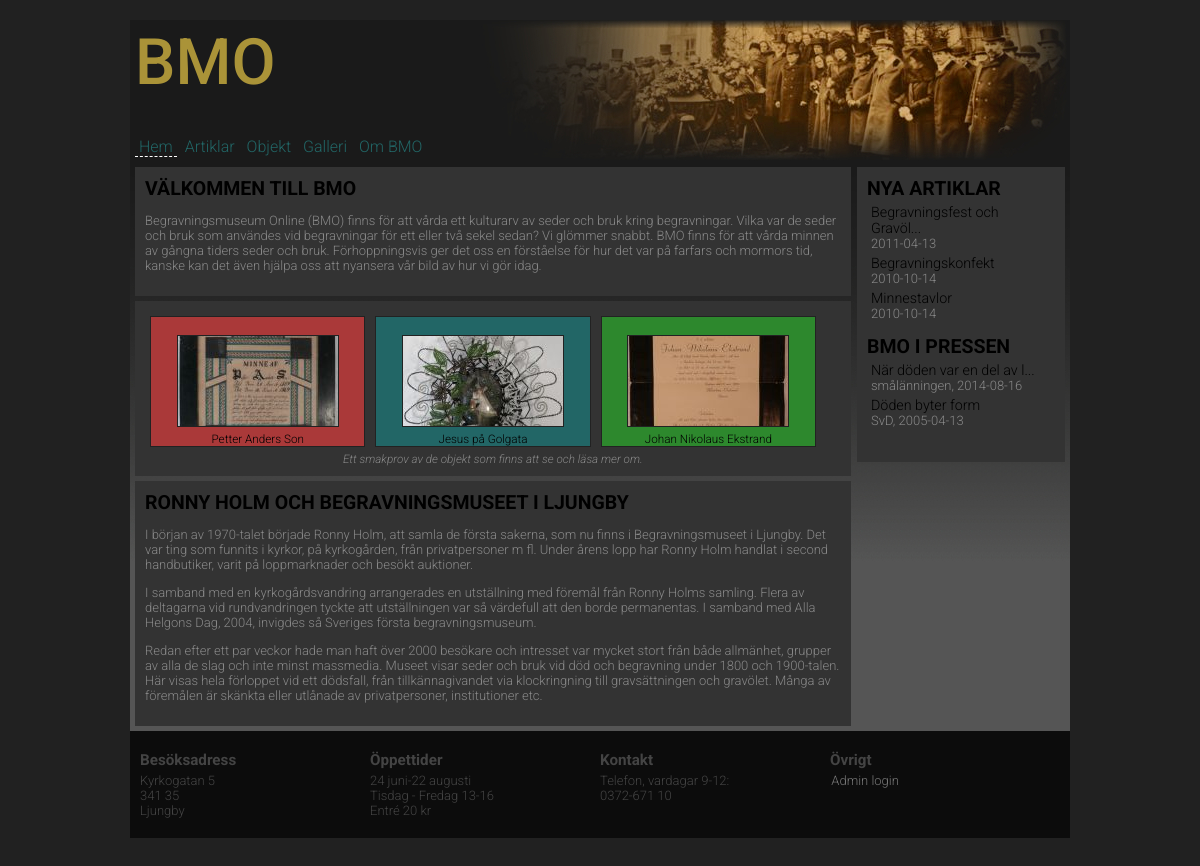
The page / on the database its author committed.
### tables this page shows
CREATE TABLE "Article" ("id" INTEGER PRIMARY KEY  AUTOINCREMENT  NOT NULL  UNIQUE , "category" TEXT, "title" TEXT, "content" TEXT, "author" TEXT, "pubdate" DATETIME NOT NULL  DEFAULT CURRENT_DATE);

CREATE TABLE "Media" ("id" INTEGER PRIMARY KEY AUTOINCREMENT NOT NULL UNIQUE ,"title" TEXT,"link" TEXT,"source" TEXT,"pubdate" DATETIME NOT NULL  DEFAULT CURRENT_DATE);

CREATE TABLE "Object" ("id" INTEGER PRIMARY KEY  NOT NULL ,"title" TEXT,"category" TEXT,"text" TEXT,"image" TEXT,"owner" TEXT);

### src/login.php (called while the page is built, shortened)
<?php
function userIsAuthenticated() {
  if(isset($_SESSION['authenticated'])) {
    return $_SESSION['authenticated'];
  } else {
    return false;
  }
}

### src/functions.php (the view, shortened to what this page needs)
<?php
function getData($query){
	$dbPath = dirname(__FILE__) . "/../incl/data/bmo.sqlite";
	$db = new PDO("sqlite:$dbPath");
	$db->setAttribute(PDO::ATTR_ERRMODE, PDO::ERRMODE_WARNING);
	$stmt = $db->prepare($query);
	$stmt->execute();
	$res = $stmt->fetchAll(PDO::FETCH_ASSOC);
	return $res;
}
function adjustStrLength($string, $len){
	if (strlen($string)>$len){
		$string=substr($string,0,$len-3);
		$string .="...";
	}
	return $string;
}
function removeSubstringFromString($subString, $fullString){
	if($subString!=$fullString){
		$modifiedString=str_replace($subString, "", $fullString);
		$modifiedString=ucfirst(trim(preg_replace("/[^a-öA-Ö0-9 ]/", "", $modifiedString)));
		return $modifiedString;
	} else {
		return $fullString;
	}
}
function getRandomObjects($numOfObjects){
	switch ($numOfObjects) {
		case '3':
			$width="third";
			break;
	}
	$query = 'SELECT * FROM Object ORDER BY RANDOM() LIMIT '.$numOfObjects.';';
	$res = getData($query);
	echo '<article class="left">';
	echo '<div class="full">';
	$i = 0;
	foreach($res as $object)
	{
		$i = $i+1;
		echo '<a title="'.$object['text'].'" href="objekt.php?p='.$object['id'].'&category='.$object['category'].'">';
			echo '<div class="'.$width.'">';
				echo '<div class="randomObject object'.$i.'">';
					echo '<img src="'.imageSize($object['image'], "cropped").'" alt="Bild av '.$object['title'].'">';
					$title=removeSubstringFromString($object['category'], $object['title']);
					echo '<br>'.adjustStrLength($title,30);
				echo '</div>';
			echo '</div>';
		echo '</a>';
	}
	echo '<div class="full">';
	echo '<div class="infoText">Ett smakprov av de objekt som finns att se och läsa mer om.</div>';
	echo '</article>';
}
function imageSize($picture, $size){
	$filename=basename($picture);
	switch ($size) {
		case 'cropped':
			$path="img/bmo/crop/";
			break;
	}
	return($path.$filename);
}
function getFirstPage($position){
	$query = "SELECT * FROM Article WHERE category='firstpage';";
	$res = getData($query);
	$counter = 0;
	foreach($res as $object)
	{
		echo '<article class='.$position.' firstpage>';
		echo '<h1>'.$object['title'].'</h1>';
		echo $object['content'];
		echo '</article>';
		$counter = $counter+1;
		if($counter % 2 != 0){
			getRandomObjects(3);
		}
	}
}

### incl/header.php (shortened to what this page needs)
<!doctype html>
<html lang="sv">
<head>
<?php if(isset($_SESSION['stylesheet'])): ?>
	<link rel="stylesheet" href="style/<?php echo $_SESSION['stylesheet']; ?>">
<?php else: ?>
  <link rel="stylesheet" href="style/stylesheet.css" title="General stylesheet">
  <link rel="alternate stylesheet" href="style/debug.css" title="Debug stylesheet">
<?php endif; ?>
</head>
<body<?php if(isset($pageId)) echo " id='$pageId' "; ?>>
<div id="container">
<header id="top">
  <div class="homeTitle">
    <a href="index.php">BMO</a>
  </div>
  <nav class="navmenu">
    <a id="hem-"        href="index.php">Hem</a>
    <a id="artiklar-"   href="artiklar.php">Artiklar</a>
    <a id="objekt-"     href="objekt.php">Objekt</a>
    <a id="galleri-"    href="galleri.php">Galleri</a>
    <a id="om-"         href="om.php">Om BMO</a>
  </nav>
</header>
<header id="admin">
  <nav class="navadmin">
    </nav>
 </header>

### index.php (shortened to what this page needs)
<?php
$pageId = "hem";
include("incl/header.php");?>
<div id="content">
	<?php include("incl/widgets.php"); ?>
	<?php getFirstPage("left");	?>
</div>
<?php include("incl/footer.php"); ?>

### incl/widgets.php
<?php
	$maxlength = 30;
?>
<aside class="right">
<div class="widget">
	<h1>Nya artiklar</h1>
	<?php
		$query = 'SELECT * FROM ARTICLE WHERE category="article" ORDER BY pubdate DESC LIMIT 3;';
		$res = getData($query);
		foreach ($res as $item) {
			echo '<p><a href="artiklar.php?p='.$item['id'].'">'.adjustStrLength($item['title'], $maxlength).'</a><br>'.$item['pubdate'].'</p>';
		}
	?>
</div>
<div class="widget">
	<h1>BMO i pressen</h1>
	<?php
		$query = 'SELECT * FROM Media ORDER BY pubdate DESC LIMIT 5;';
		$res = getData($query);
		foreach ($res as $item) {
			echo '<p><a href="'.$item['link'].'" target="_blank">'.adjustStrLength($item['title'], $maxlength).'</a><br>'.adjustStrLength($item['source'], $maxlength).', '.$item['pubdate'].'</p>';
		}
	?>
</div>
</aside>

### incl/footer.php (shortened to what this page needs)
<footer id="bottom">
	<div class="footerpart">
    <h3>Besöksadress</h3>
    <ul>
      <li>Kyrkogatan 5</li>
      <li>341 35</li>
      <li>Ljungby</li>
    </ul>
  </div>
  <div class="footerpart">
    <h3>Öppettider</h3>
    <ul>
      <li>24 juni-22 augusti</li>
      <li>Tisdag - Fredag 13-16</li>
      <li>Entré 20 kr</li>
  </div>
  <div class="footerpart">
    <h3>Kontakt</h3>
    <ul>
        <li>Telefon, vardagar 9-12:</li>
        <li>0372-671 10</li>
    </ul>
  </div>
  <div class="footerpart">
    <h3>Övrigt</h3>
    <ul>
      <li>
        <?php if(userIsAuthenticated()): ?>
          <a href="login.php?p=logout">Logga ut</a>
        <?php else: ?>
          <a href="login.php?p=login">Admin login</a>
        <?php endif; ?>
    </li>
    </ul>
  </div>
</footer>
</div>
</body>
</html>

### style/stylesheet.css (style rules this page uses)
header,footer,nav,article,section,aside,figure,figcaption,output { display:block; }
h1 { text-transform: uppercase; color: #000; margin-top: 0px; margin-bottom: 0px; }
a { color: #000000; text-decoration: none; font-family: 'Roboto', sans-serif; font-weight: 300; }
.right { float:right; }
.left { float:left; }
.widget { float: right; display: block; width: 100%; margin-bottom: 10px; }
div.widget a { font-size: 110%; }
.widget > p { margin:4px; }
.relatedObject, .randomObject, .gallery { border: 1px solid #222; margin: 5px; color: #000; font-size: 0.9em; background-color: #444; }
.relatedObject img, .randomObject img, .gallery img { margin: 2px; margin-top: 18px; border: 1px solid #222; }
.object1 { background-color: #aa3939; }
.object2 { background-color: #226666; }
.object3 { background-color: #2d882d; }
.object1, .object2, .object3 { color: #000; font-size: 0.9em; }
div.infoText { text-align: center; font-style: italic; width: 100%; color: #888; font-size: 0.9em; }
div.third, div.fourth { text-align: center; float: left; }
div.third { width: 32.4%; }
.footerpart { width: 25%; float: left; }
.footerpart ul { list-style-type: none; padding: 0px 4px 0px 0px; margin: 0; }
div.full { overflow: auto; width: 100%; }

### style/debug.css (style rules this page uses)
body { background: beige; }
header#top { background: green; border: 1px dotted; }
footer#bottom { background: red; }
article { background: yellow; }
div#content { border: 1px dashed; }

### style/layout.css (style rules this page uses)
html { margin: 0; padding: 0; overflow-y:scroll; }
body { font-family: 'Roboto', sans-serif; font-weight: 300; margin: 0; padding: 0; background-color: #212121; }
div#container { margin:0 auto; width:940px; background: #555; }
header { background-color: #1a1a1a; margin:0 auto; padding: 0; margin-top: 20px; position: absolute; }
header#top { background-image: url("../img/header.jpg"); background-position: right; background-repeat: no-repeat; height: 141px; position: relative; }
header#admin { position: relative; margin-top: 0px; }
.homeTitle a, .homeTitle a:link, .homeTitle a:active, .homeTitle a:visited { color: #aa9338; text-decoration:none; position: absolute; top:5px; left: 5px; font-family: 'Roboto', sans-serif; font-weight: 500; font-size: 4em; }
div#content { overflow:auto; color: #888; font-size: small; width:100%; background-image: url("../img/bg_fade.jpg"); background-repeat: repeat-x; min-height: 400px; position: relative; }
article { overflow:auto; background-color: #333; margin: 5px; margin-bottom: 0px; padding: 10px; padding-bottom: 10px; }
article.left { width: 74%; margin-right: 0px; }
article a { color: #888 }
aside { overflow:auto; background-color: #333; margin: 5px; padding: 10px; padding-bottom: 20px; width: 20%; }
footer#bottom { font-size: small; color: #444; background-color: #0c0c0c; margin-top: 5px; margin-bottom: 40px; padding: 10px; padding-top: 5px; padding-bottom: 20px; overflow:auto; }
footer#bottom h3 { margin-bottom: 4px; color: #444; }
footer#admin a, footer#bottom a { padding: 0.1em 0.1em 0.1em 0.1em; color: #777; }

### style/navigation.css (style rules this page uses)
body#hem a#hem-, body#artiklar a#artiklar-, body#objekt a#objekt-, body#galleri a#galleri-, body#om a#om-, body#db a#db-, body#test a#test-, body#style a#style-, body#source a#source- { border-bottom: 1px dashed #fff; }
nav.navmenu { position: absolute; bottom:5px; left:5px; }
nav.navmenu a { padding: 2px 4px 0px 4px; text-decoration:none; }
nav.navmenu a:link { color: #226666; }
nav.navadmin { padding-left: 5px; padding-bottom: 1px; }

### rows shown on the page
article: title "Begravningsfest och Gravöl...", pubdate "2011-04-13"
article: title "Begravningskonfekt", pubdate "2010-10-14"
article: title "Minnestavlor", pubdate "2010-10-14"
media: title "När döden var en del av l...", source "smålänningen", pubdate "2014-08-16"
media: title "Döden byter form", source "SvD", pubdate "2005-04-13"
article: title "VÄLKOMMEN TILL BMO", content "Begravningsmuseum Online (BMO) finns för att vårda ett kulturarv av seder och bruk kring begravningar. Vilka var de seder och bruk som användes vid begravningar för ett eller två sekel sedan? Vi glömmer snabbt. BMO finns för att vårda minnen av gångna tiders seder och bruk. Förhoppningsvis ger det oss en förståelse för hur det var på farfars och mormors tid, kanske kan det även hjälpa oss att nyansera vår bild av hur vi gör idag."
object: image (picture), adjustStrLength($title,30) "Petter Anders Son"
object: image (picture), adjustStrLength($title,30) "Jesus på Golgata"
object: image (picture), adjustStrLength($title,30) "Johan Nikolaus Ekstrand"
article: title "RONNY HOLM OCH BEGRAVNINGSMUSEET I LJUNGBY", content "I början av 1970-talet började Ronny Holm, att samla de första sakerna, som nu finns i Begravningsmuseet i Ljungby. Det var ting som funnits i kyrkor, på kyrkogården, från privatpersoner m fl. Under årens lopp har Ronny Holm handlat i second handbutiker, varit på loppmarknader och besökt auktioner. I samband med en kyrkogårdsvandring arrangerades en utställning med föremål från Ronny Holms samling. Flera av deltagarna vid rundvandringen tyckte att utställningen var så värdefull att den borde permanentas. I samband med Alla Helgons Dag, 2004, invigdes så Sveriges första begravningsmuseum. Redan efter ett par veckor hade man haft över 2000 besökare och intresset var mycket stort från både…"
